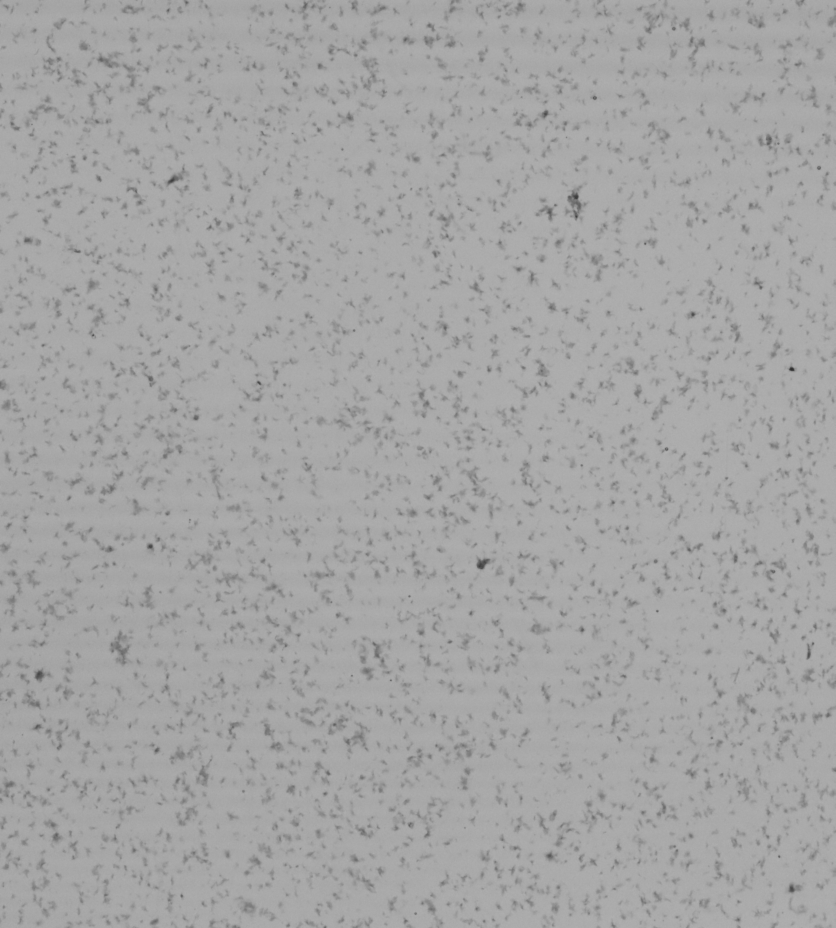
#> input picture 2. roi.jpg, 4176 x 4640 px (shown at 1/5 size)
$ python Particleanalyzer.py
#> lines starting #> are read from the running program, lines starting #| are printed output that depends on the picture; after the words box and inside, x2 and y2 are one past the last pixel; in counts of white or black regions, pixels touching at a corner belong together
#> the answer given: ../2. roi.jpg
import cv2
import numpy as np
import math
import pandas as pd


class ParticleAnalyzer:
    def __init__(self, image_path, output_folder='Results', thresh_size=[10, 200], size2pixel=0.00581395):
        self.image_path = image_path
        self.thresh_size = thresh_size
        self.size2pixel = size2pixel
        self.img = None
        self.roi = None
        self.binary_image = None
        self.contimg = None
        self.contimpgpp = None

    def image_croping(self):
        self.img = cv2.imread(self.image_path, cv2.IMREAD_GRAYSCALE)
#> self.img is the input picture: shape (4640, 4176); min 44, max 179, mean 165.3
        start_x, end_x = int(0.1 * self.img.shape[1]), int(0.7 * self.img.shape[1])
#> start_x = 417; end_x = 2923
        start_y, end_y = int(0 * self.img.shape[0]), int(1 * self.img.shape[0])
#> start_y = 0; end_y = 4640
        self.roi = self.img[start_y:end_y, start_x:end_x]
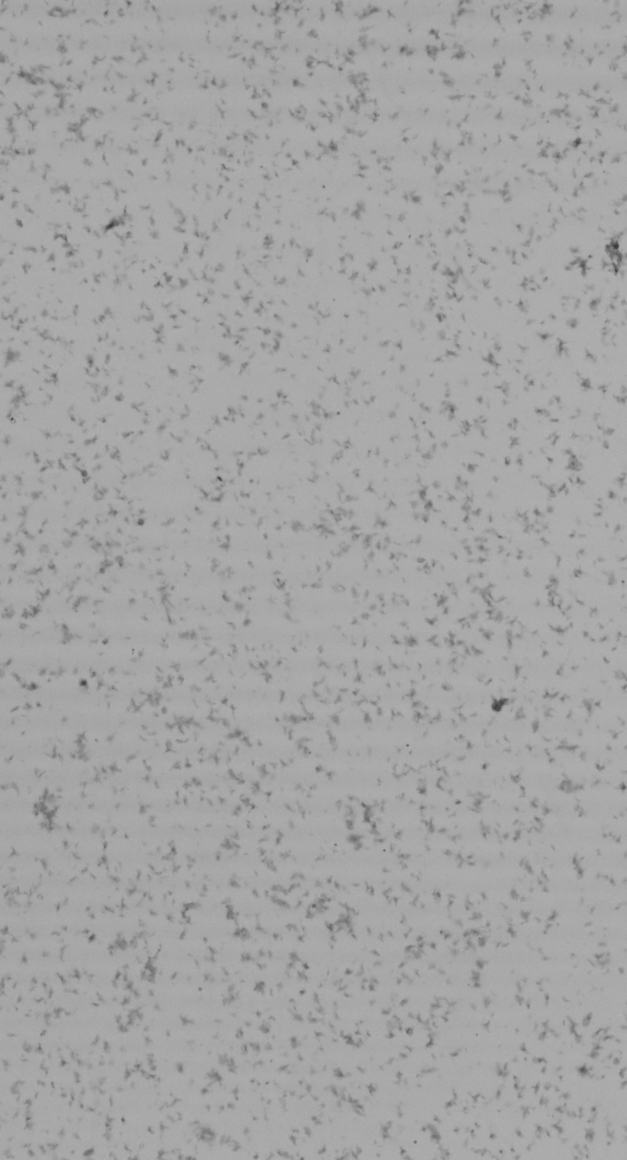
#> self.roi: shape (4640, 2506) (shown at 1/4 size); min 57, max 179, mean 164.9
        return self.roi

    def binarization(self):
        self.roi = cv2.medianBlur(self.roi, 5)
         # Otsu Threshold
        # _, self.binary_image = cv2.threshold(self.roi, 0, 255, cv2.THRESH_BINARY + cv2.THRESH_OTSU)
        # Adaptive Threshold
        self.binary_image = cv2.adaptiveThreshold(self.roi,255,cv2.ADAPTIVE_THRESH_GAUSSIAN_C,\
                     cv2.THRESH_BINARY, 1001, 0)
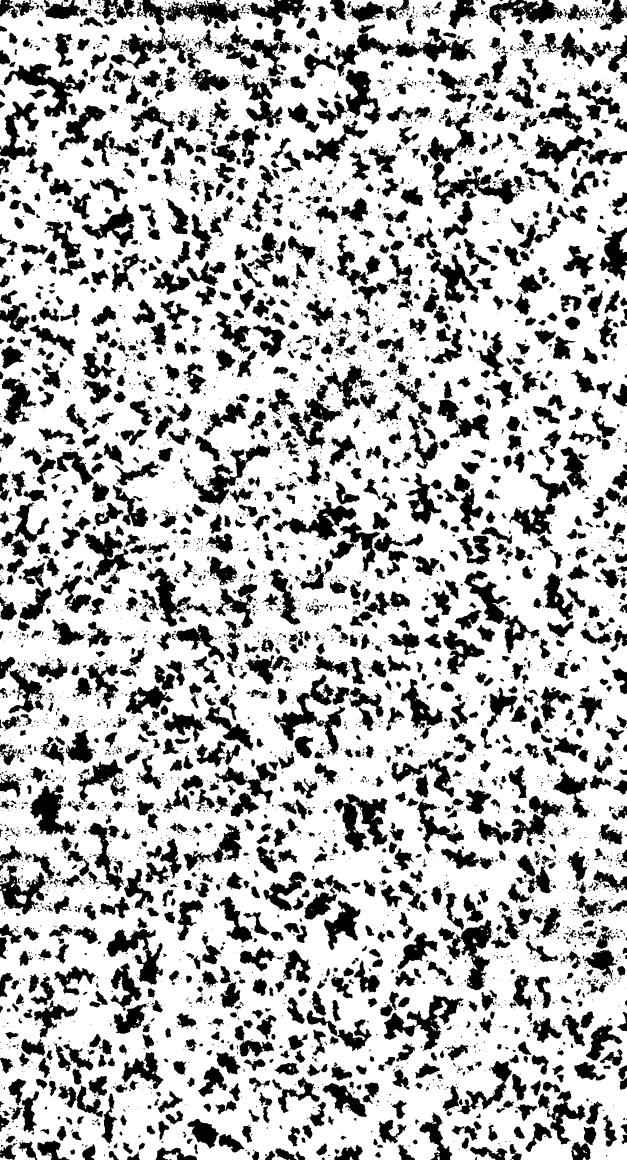
#> self.binary_image: shape (4640, 2506) (shown at 1/4 size); 71.5% white; 5126 black regions (2274 under 20 px)
        return self.binary_image

    def process_image(self):
        self.image_croping()
        self.binarization()
        contours, _ = cv2.findContours(self.binary_image, cv2.RETR_LIST, cv2.CHAIN_APPROX_SIMPLE)
#> contours = 5557 contours, 2174 with area under 20; largest, box (x1, y1, x2, y2) and area: (0, 0, 2506, 4640) 11317184, (1333, 3174, 1552, 3410) 25581, (1727, 646, 2071, 836) 24018, (1534, 3978, 1855, 4204) 23094, (1855, 2281, 2160, 2615) 22710
        self.contimg = (self.roi).copy()
        self.contimpgpp = self.contimg.copy()
        cv2.drawContours(self.contimg, contours, -1, (0, 255, 0), 2)
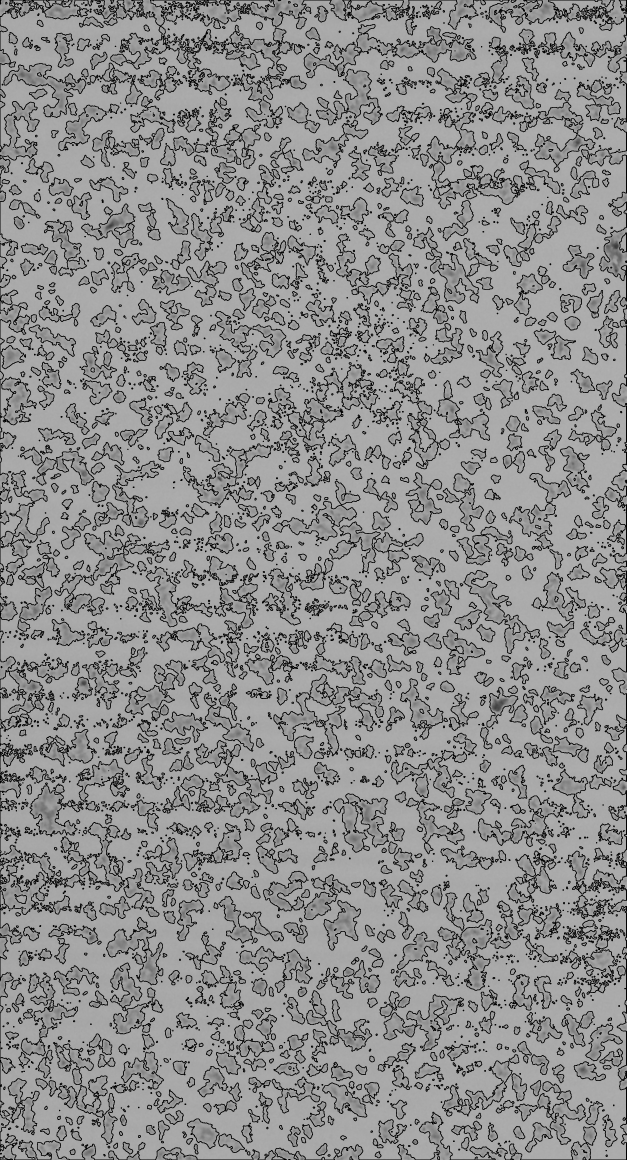
#> self.contimg: shape (4640, 2506) (shown at 1/4 size); min 0, max 178, mean 142.7
        new_contours = ()
        for i, array_3d in enumerate(contours):
            points = array_3d.reshape(-1, 2)

            if not np.isin(0, points).any() or np.isin(self.binary_image.shape[0], points[:, 0]).any() or np.isin(self.binary_image.shape[1], points[:, 1]):
                new_array = points
                new_array.reshape(array_3d.shape)
                new_contours += (new_array,)
#> this loop made 5557 passes
#> new_array on passes 4, 25, 43: [[1956, 4626], [1957, 4625], [1958, 4626], [1957, 4627]], [[2327, 4597], [2329, 4597]], [[2017, 4571], [2018, 4570], [2019, 4571], [2018, 4572]]
#> after the loop, new_contours = 5537 items

        # Liste zur Speicherung der Radien
        radii_array = np.array([])
        Area_array = np.array([])

        for contour in new_contours:
            if contour.shape[0] >= 5:
                # Fit an ellipse to the contour
                ellipse = cv2.fitEllipse(contour)
                center, axes, angle = ellipse
                if not any(math.isnan(value) for value in axes) and max(axes) < self.thresh_size[1] and min(axes) > self.thresh_size[0]:
                    cv2.drawContours(self.contimpgpp, [contour], -1, (0, 255, 0), 2)
                    # cv2.ellipse(self.contimpgpp, ellipse, (0, 255, 0), 2)
                    Area = cv2.contourArea(contour)
                    Area_array = np.append(Area_array, Area)
                    major_axis = max(axes)
                    # minor_axis = min(axes)
                    radius = major_axis / 2.0
                    radii_array = np.append(radii_array, radius)
#> this loop made 5537 passes
#> (center, axes, angle, Area, Area_array, major_axis, radius, radii_array) on passes 5, 6, 14, 15: ((1754.5, 4632.5), (10.14, 14.08), 170.6, 95, [95], 14.08, 7.04, [7.04]), ((1407.8, 4651.4), (14.75, 50.95), 168.2, 99, [95, 99], 50.95, 25.48, [7.04, 25.48]), ((685.1, 4624.8), (26.47, 62.02), 83.33, 1135, [95, 99, 1135], 62.02, 31.01, [7.04, 25.48, 31.01]), ((1512.4, 4619.2), (22.24, 23.85), 171.4, 373.5, [95, 99, 1135, 373.5], 23.85, 11.93, [7.04, 25.48, 31.01, 11.93])
#> (center, axes, angle, Area, Area_array, major_axis, radius) on passes 33 to 34: ((1519.7, 4584.7), (13.77, 24.56), 94.72, 244.5, [95, 99, 1135, 373.5, 118, 199.5, 328.5, 278.5, 244.5], 24.56, 12.28), ((784.1, 4595.9), (12.8, 41.6), 172.4, 367, [95, 99, 1135, 373.5, 118, 199.5, 328.5, 278.5, 244.5, 367], 41.6, 20.8)
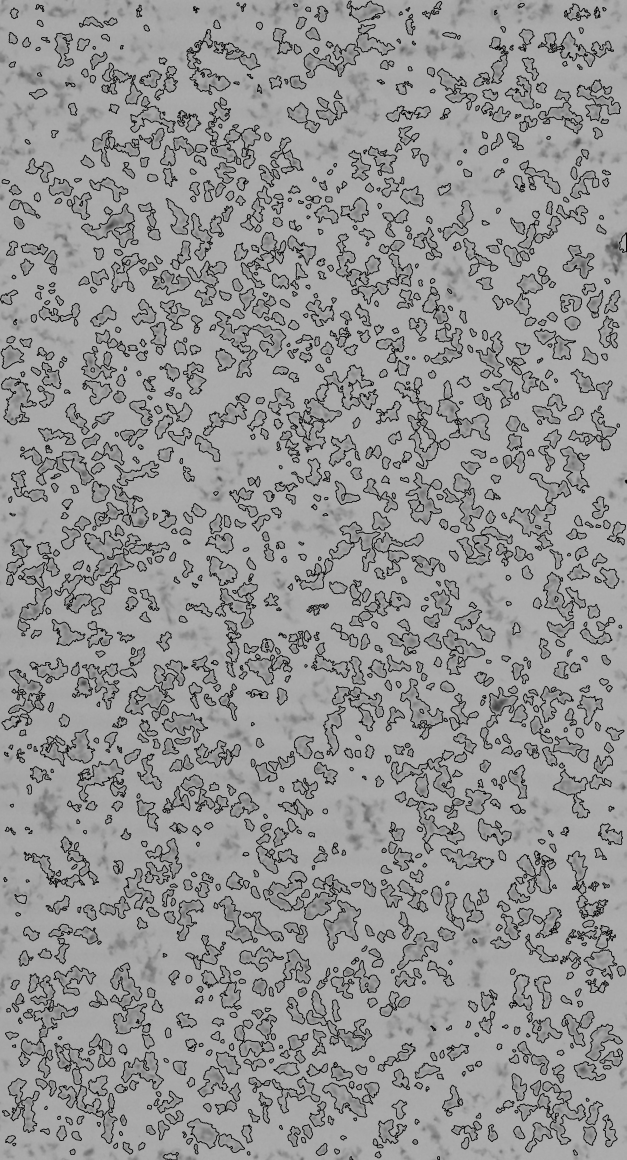
#> self.contimpgpp: shape (4640, 2506) (shown at 1/4 size); min 0, max 178, mean 149.7
#> after the loop, Area_array = 1564 values, max 16059.5 at index 862, min 37 at index 926, mean 1690.7; radii_array = 1564 values, max 97.64 at index 352, min 5.36 at index 673, mean 28.11
        data_img = pd.DataFrame(Area_array, columns=["Particle_Area"])*(self.size2pixel**2)
#> data_img = table of 1564 rows and 1 columns
    #   data_img = data_img.rename(columns={image_path: 'Neuer_Name'})
        return data_img


from tkinter import Tk
from tkinter.filedialog import askopenfilename

# Tkinter-Fenster initialisieren
root = Tk()
root.withdraw()  # Verhindert, dass das leere Hauptfenster angezeigt wird

image_path = askopenfilename()

analyzer = ParticleAnalyzer(image_path)
data_img = analyzer.process_image()
#> data_img = table of 1564 rows and 1 columns

cv2.imwrite('1. img.jpg', analyzer.img)
cv2.imwrite('2. roi.jpg', analyzer.roi)
cv2.imwrite('3. binary.jpg', analyzer.binary_image)
cv2.imwrite('4. contour.jpg', analyzer.contimg)
cv2.imwrite('5. contour_postprocess.jpg', analyzer.contimpgpp)
#data_img.to_csv('60.csv', index=False)
